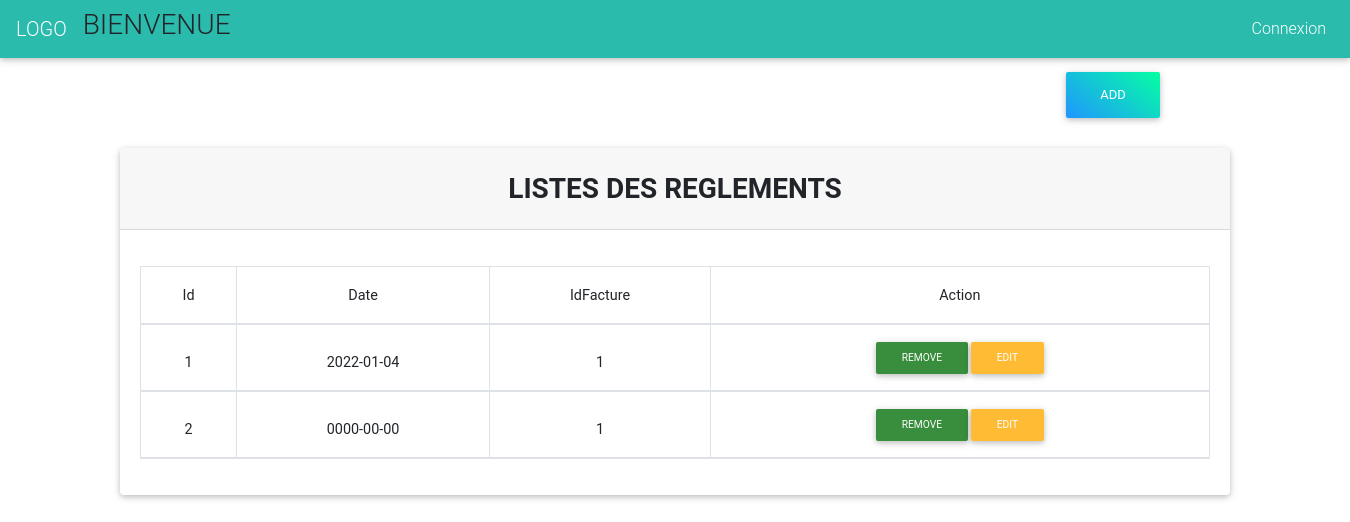
Screenshot of /accueil.php?p=gGestionReglement with the database file from the repository.
### tables this page shows
CREATE TABLE `reglement` (
  `id` int(11) NOT NULL,
  `date` date DEFAULT NULL,
  `idF` int(11) DEFAULT NULL
);

### src/models/user.php (called while the page is built, shortened)
<?php
require_once 'bdd.php';
function getReglement(){
    global $db;
    return $db->query("SELECT * FROM reglement")->fetchAll();
}
?>

### src/vue/abonnement/index_reglement.php (the view, shortened to what this page needs)
<div class="container mt-2">
<div class="col-md-4 offset-10">
    <a href="accueil.php?p=gAddReglement" class="btn aqua-gradient">Add</a>
</div>
<div class="card mt-4">
  <h3 class="card-header text-center font-weight-bold text-uppercase py-4">Listes Des Reglements</h3>
  <div class="card-body">
    <div id="table" class="table-editable">
      <table class="table table-bordered table-responsive-md table-striped text-center">
        <thead>
          <tr>
            <th class="text-center">Id</th>
            <th class="text-center">Date</th>
            <th class="text-center">IdFacture</th>
            <th class="text-center" colspan="2">Action</th>
          </tr>
          <?php
          foreach ($reglement as $r) {
            ?>
          <tr>
             <th><?=$r['id'] ?></th>
             <th><?=$r['date'] ?></th>
             <th><?=$r['idF'] ?></th>
             <th clospan="2">
            <a href="#" class="btn btn-sm btn-green">Remove</a>
            <a href="#" class="btn btn-sm btn-warning">Edit</a>
            </th>
          </tr>
          <?php
          }
          ?>
        </thead>
      </table>
    </div>
  </div>
</div>
</div>

### rows the page displays
reglement: id "1", date "2022-01-04", idF "1"
reglement: id "2", date "0000-00-00", idF "1"
